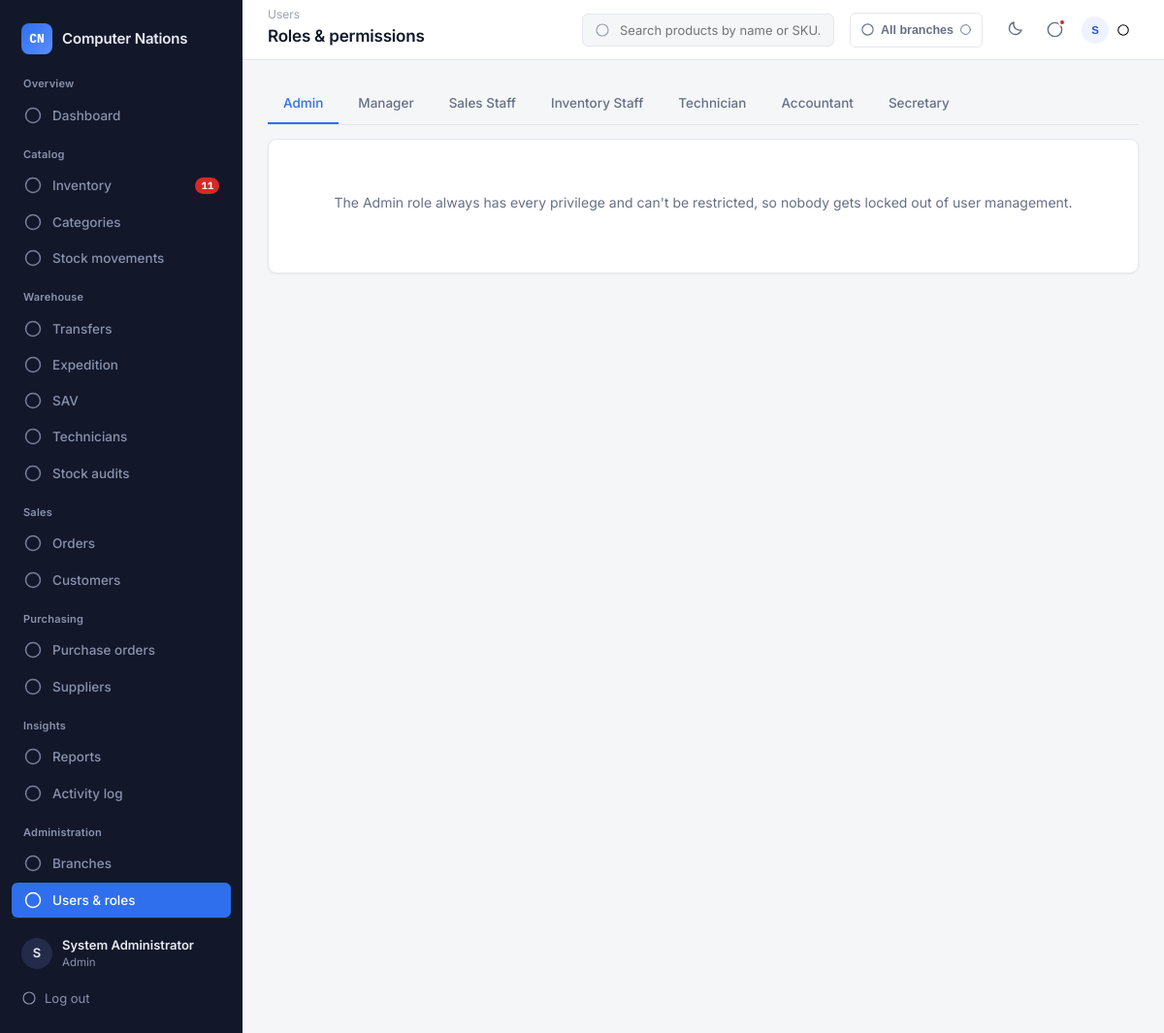
/modules/users/roles.php (signed in), run on the app's committed database.
### tables this page shows
CREATE TABLE roles (
    id INT AUTO_INCREMENT PRIMARY KEY,
    name VARCHAR(50) NOT NULL UNIQUE,
    description VARCHAR(255) DEFAULT NULL
);

### includes/rbac.php (called while the page is built, shortened)
<?php
function hasPermission($slug) {
    return in_array($slug, $_SESSION['permissions'] ?? [], true);
}

### includes/functions.php (called while the page is built, shortened)
<?php
function clean($value) {
    return htmlspecialchars(trim($value ?? ''), ENT_QUOTES, 'UTF-8');
}
function currentUser() {
    return $_SESSION['user'] ?? null;
}

### includes/branch_context.php (called while the page is built, shortened)
<?php
function userHomeBranchId() {
    return $_SESSION['user']['branch_id'] ?? null;
}
function isMultiBranchUser() {
    return userHomeBranchId() === null;
}
function currentBranchId() {
    return array_key_exists('current_branch_id', $_SESSION) ? $_SESSION['current_branch_id'] : null;
}
function getBranchLabel($branchId, $pdo) {
    static $cache = [];
    if ($branchId === null) return 'All branches';
    return $cache[$branchId];
}

### modules/users/roles.php (the view, shortened to what this page needs)
<?php
require_once __DIR__ . '/../../config/config.php';
require_once __DIR__ . '/../../includes/rbac.php';
$pageTitle = 'Roles & permissions';
$roles = $pdo->query("SELECT * FROM roles ORDER BY id")->fetchAll();
$activeRoleId = (int)($_GET['role'] ?? $roles[0]['id']);
require_once __DIR__ . '/../../includes/header.php';
?>
<div class="tabs">
  <?php foreach ($roles as $r): ?>
    <a href="roles.php?role=<?= $r['id'] ?>" class="tab <?= $r['id'] == $activeRoleId ? 'tab-active' : '' ?>"><?= clean($r['name']) ?></a>
  <?php endforeach; ?>
</div>
<section class="panel">
  <?php if ($activeRoleId == 1): ?>
    <p class="empty-state">The Admin role always has every privilege and can't be restricted, so nobody gets locked out of user management.</p>
  <?php endif; ?>
</section>
<?php require_once __DIR__ . '/../../includes/footer.php'; ?>

### includes/header.php (shortened to what this page needs)
<?php
require_once __DIR__ . '/icons.php';
$user = currentUser();
$currentDir  = basename(dirname($_SERVER['SCRIPT_NAME']));
$activeBranchId = currentBranchId();
function navActive($dir, $matchDir) {
    return $dir === $matchDir ? 'nav-link active' : 'nav-link';
}
$notifCount = 0;
if (hasPermission('inventory.view')) {
    if ($activeBranchId !== null) {
        $stmt = $pdo->prepare(
            "SELECT p.id, p.name, p.sku, bs.quantity, bs.reorder_level FROM branch_stock bs
             JOIN products p ON p.id = bs.product_id
             WHERE bs.branch_id = ? AND bs.quantity <= bs.reorder_level AND p.status = 'active'
             ORDER BY bs.quantity ASC LIMIT 6"
        );
        $stmt->execute([$activeBranchId]);
        $notifItems = $stmt->fetchAll();
        $countStmt = $pdo->prepare(
            "SELECT COUNT(*) c FROM branch_stock bs JOIN products p ON p.id = bs.product_id
             WHERE bs.branch_id = ? AND bs.quantity <= bs.reorder_level AND p.status = 'active'"
        );
        $countStmt->execute([$activeBranchId]);
        $notifCount = $countStmt->fetch()['c'];
    } else {
        $notifCount = $pdo->query(
            "SELECT COUNT(*) c FROM branch_stock bs JOIN products p ON p.id = bs.product_id
             WHERE bs.quantity <= bs.reorder_level AND p.status = 'active'"
        )->fetch()['c'];
    }
}
?>
<!DOCTYPE html>
<html lang="en">
<head>
<link rel="stylesheet" href="<?= BASE_URL ?>assets/css/style.css">
</head>
<body>
<div class="app-shell">
  <aside class="sidebar" id="sidebar">
    <div class="sidebar-brand">
      <span class="brand-mark">CN</span>
      <span class="brand-name">Computer Nations</span>
    </div>
    <div class="sidebar-scroll">
      <div class="nav-group-label">Overview</div>
      <nav class="sidebar-nav">
        <a href="<?= BASE_URL ?>dashboard/index.php" class="<?= navActive($currentDir, 'dashboard') ?>">
          <?= icon('dashboard') ?> Dashboard
        </a>
      </nav>
      <?php if (hasPermission('inventory.view') || hasPermission('stock.view') || hasPermission('categories.manage')): ?>
      <div class="nav-group-label">Catalog</div>
      <nav class="sidebar-nav">
        <?php if (hasPermission('inventory.view')): ?>
        <a href="<?= BASE_URL ?>modules/inventory/index.php" class="<?= navActive($currentDir, 'inventory') ?>">
          <?= icon('inventory') ?> Inventory
          <?php if ($notifCount > 0): ?><span class="nav-badge"><?= $notifCount ?></span><?php endif; ?>
        </a>
        <?php endif; ?>
        <?php if (hasPermission('categories.manage')): ?>
        <a href="<?= BASE_URL ?>modules/categories/index.php" class="<?= navActive($currentDir, 'categories') ?>">
          <?= icon('categories') ?> Categories
        </a>
        <?php endif; ?>
        <?php if (hasPermission('stock.view')): ?>
        <a href="<?= BASE_URL ?>modules/stock/index.php" class="<?= navActive($currentDir, 'stock') ?>">
          <?= icon('stock') ?> Stock movements
        </a>
        <?php endif; ?>
      </nav>
      <?php endif; ?>
      <?php if (hasPermission('transfers.view') || hasPermission('expeditions.view') || hasPermission('sav.view') || hasPermission('sav.technician') || hasPermission('audit.view')): ?>
      <div class="nav-group-label">Warehouse</div>
      <nav class="sidebar-nav">
        <?php if (hasPermission('transfers.view')): ?>
        <a href="<?= BASE_URL ?>modules/transfers/index.php" class="<?= navActive($currentDir, 'transfers') ?>">
          <?= icon('transfer') ?> Transfers
        </a>
        <?php endif; ?>
        <?php if (hasPermission('expeditions.view')): ?>
        <a href="<?= BASE_URL ?>modules/expeditions/index.php" class="<?= navActive($currentDir, 'expeditions') ?>">
          <?= icon('purchasing') ?> Expedition
        </a>
        <?php endif; ?>
        <?php if (hasPermission('sav.view') || hasPermission('sav.technician')): ?>
        <a href="<?= BASE_URL ?>modules/sav/index.php" class="<?= navActive($currentDir, 'sav') ?>">
          <?= icon('warning') ?> SAV
        </a>
        <?php endif; ?>
        <?php if (hasPermission('sav.manage')): ?>
        <a href="<?= BASE_URL ?>modules/technicians/index.php" class="<?= navActive($currentDir, 'technicians') ?>">
          <?= icon('suppliers') ?> Technicians
        </a>
        <?php endif; ?>
        <?php if (hasPermission('audit.view')): ?>
        <a href="<?= BASE_URL ?>modules/audit/index.php" class="<?= navActive($currentDir, 'audit') ?>">
          <?= icon('reports') ?> Stock audits
        </a>
        <?php endif; ?>
      </nav>
      <?php endif; ?>
      <?php if (hasPermission('orders.view') || hasPermission('customers.view')): ?>
      <div class="nav-group-label">Sales</div>
      <nav class="sidebar-nav">
        <?php if (hasPermission('orders.view')): ?>
        <a href="<?= BASE_URL ?>modules/orders/index.php" class="<?= navActive($currentDir, 'orders') ?>">
          <?= icon('orders') ?> Orders
        </a>
        <?php endif; ?>
        <?php if (hasPermission('customers.view')): ?>
        <a href="<?= BASE_URL ?>modules/customers/index.php" class="<?= navActive($currentDir, 'customers') ?>">
          <?= icon('customers') ?> Customers
        </a>
        <?php endif; ?>
      </nav>
      <?php endif; ?>
      <?php if (hasPermission('purchasing.view') || hasPermission('suppliers.view')): ?>
      <div class="nav-group-label">Purchasing</div>
      <nav class="sidebar-nav">
        <?php if (hasPermission('purchasing.view')): ?>
        <a href="<?= BASE_URL ?>modules/purchasing/index.php" class="<?= navActive($currentDir, 'purchasing') ?>">
          <?= icon('purchasing') ?> Purchase orders
        </a>
        <?php endif; ?>
        <?php if (hasPermission('suppliers.view')): ?>
        <a href="<?= BASE_URL ?>modules/suppliers/index.php" class="<?= navActive($currentDir, 'suppliers') ?>">
          <?= icon('suppliers') ?> Suppliers
        </a>
        <?php endif; ?>
      </nav>
      <?php endif; ?>
      <?php if (hasPermission('reports.view') || hasPermission('activity.view')): ?>
      <div class="nav-group-label">Insights</div>
      <nav class="sidebar-nav">
        <?php if (hasPermission('reports.view')): ?>
        <a href="<?= BASE_URL ?>modules/reports/index.php" class="<?= navActive($currentDir, 'reports') ?>">
          <?= icon('reports') ?> Reports
        </a>
        <?php endif; ?>
        <?php if (hasPermission('activity.view')): ?>
        <a href="<?= BASE_URL ?>modules/activity/index.php" class="<?= navActive($currentDir, 'activity') ?>">
          <?= icon('activity') ?> Activity log
        </a>
        <?php endif; ?>
      </nav>
      <?php endif; ?>
      <?php if (hasPermission('users.manage')): ?>
      <div class="nav-group-label">Administration</div>
      <nav class="sidebar-nav">
        <?php if (hasPermission('branches.manage')): ?>
        <a href="<?= BASE_URL ?>modules/branches/index.php" class="<?= navActive($currentDir, 'branches') ?>">
          <?= icon('suppliers') ?> Branches
        </a>
        <?php endif; ?>
        <a href="<?= BASE_URL ?>modules/users/index.php" class="<?= navActive($currentDir, 'users') ?>">
          <?= icon('users') ?> Users &amp; roles
        </a>
      </nav>
      <?php endif; ?>
    </div>
    <div class="sidebar-footer">
      <div class="user-chip">
        <div class="user-avatar"><?= strtoupper(substr($user['full_name'], 0, 1)) ?></div>
        <div>
          <div class="user-name"><?= clean($user['full_name']) ?></div>
          <div class="user-role"><?= clean($user['role_name']) ?></div>
        </div>
      </div>
      <a href="<?= BASE_URL ?>auth/logout.php" class="logout-link"><?= icon('logout', 16) ?> Log out</a>
    </div>
  </aside>
  <div class="main-area">
    <header class="topbar">
      <div class="page-title-wrap">
        <?php if ($currentDir !== 'dashboard'): ?>
          <div class="breadcrumb"><?= ucfirst(str_replace('-', ' ', $currentDir)) ?></div>
        <?php endif; ?>
        <h1 class="page-title"><?= isset($pageTitle) ? clean($pageTitle) : 'Dashboard' ?></h1>
      </div>
      <form class="topbar-search" method="get" action="<?= BASE_URL ?>modules/inventory/index.php">
        <?= icon('search', 16) ?>
        <input type="text" name="q" placeholder="Search products by name or SKU...">
      </form>
      <?php if (isMultiBranchUser()): ?>
      <div class="dropdown">
        <button type="button" class="topbar-icon-btn dropdown-trigger" style="width:auto; padding:6px 10px; gap:6px; display:flex; align-items:center; border:1px solid var(--border); border-radius:var(--radius-sm);" aria-label="Switch branch">
          <?= icon('suppliers', 15) ?>
          <span class="small" style="font-weight:600;"><?= clean(getBranchLabel($activeBranchId, $pdo)) ?></span>
          <?= icon('chevron', 13) ?>
        </button>
      </div>
      <?php else: ?>
        <div class="small muted" style="white-space:nowrap;"><?= icon('suppliers', 14) ?> <?= clean(getBranchLabel($activeBranchId, $pdo)) ?></div>
      <?php endif; ?>
      <div class="topbar-actions">
        <button type="button" class="topbar-icon-btn" id="themeToggleBtn" aria-label="Toggle dark mode">
          <span id="themeToggleIcon"><?= icon('moon', 18) ?></span>
        </button>
        <?php if (hasPermission('inventory.view')): ?>
        <div class="dropdown">
          <button type="button" class="topbar-icon-btn dropdown-trigger" aria-label="Notifications">
            <?= icon('bell', 19) ?>
            <?php if ($notifCount > 0): ?><span class="dot-badge"></span><?php endif; ?>
          </button>
        </div>
        <?php endif; ?>
        <div class="dropdown">
          <button type="button" class="user-menu-trigger dropdown-trigger">
            <div class="user-avatar"><?= strtoupper(substr($user['full_name'], 0, 1)) ?></div>
            <?= icon('chevron', 14) ?>
          </button>
        </div>
      </div>
    </header>
    <main class="content">

### data on the page
roles: name "Admin"
roles: name "Manager"
roles: name "Sales Staff"
roles: name "Inventory Staff"
roles: name "Technician"
roles: name "Accountant"
roles: name "Secretary"

### other printed values
$notifCount "11"
substr($user['full_name'], 0, 1) "S"
$user['full_name'] "System Administrator"
str_replace('-', ' ', $currentDir) "Users"
$pageTitle "Roles & permissions"
getBranchLabel($activeBranchId, $pdo) "All branches"
